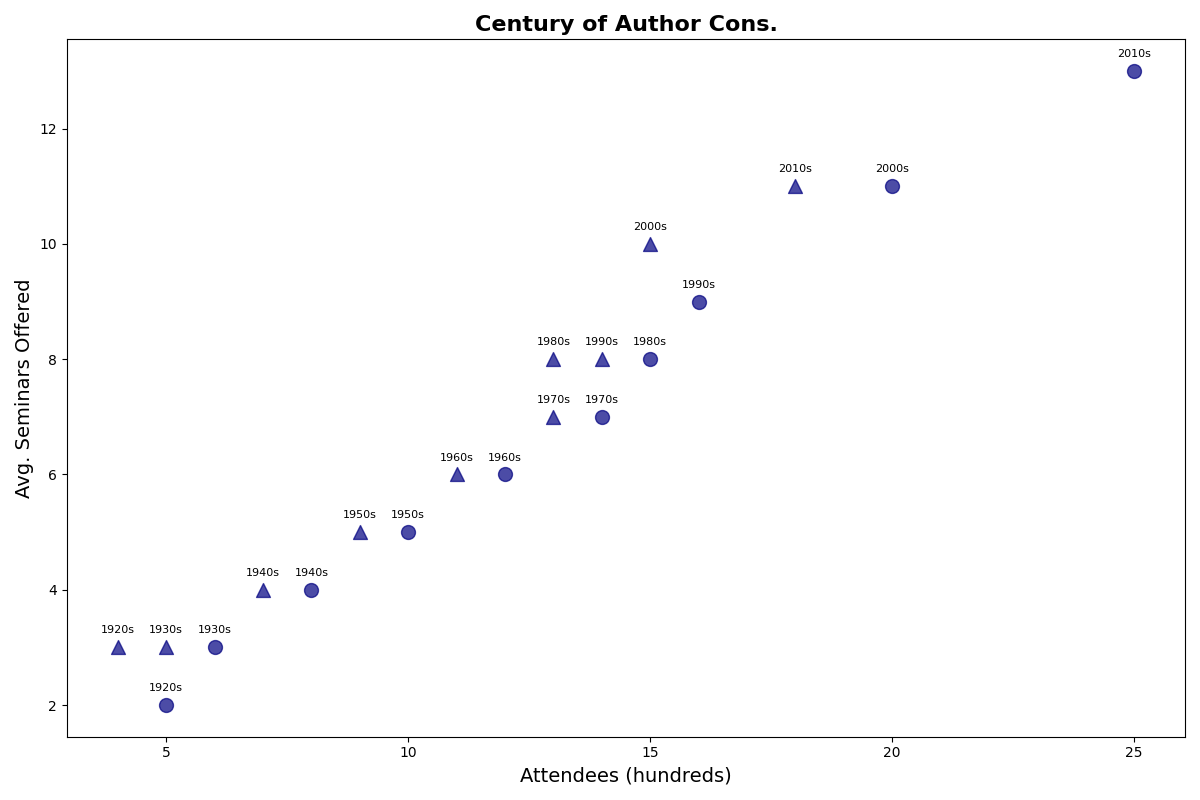

Generate this figure with Python:
import matplotlib.pyplot as plt
import numpy as np

decades = np.array(['1920s', '1930s', '1940s', '1950s', '1960s', 
                    '1970s', '1980s', '1990s', '2000s', '2010s'])

fiction_attendees = np.array([5, 6, 8, 10, 12, 14, 15, 16, 20, 25])
non_fiction_attendees = np.array([4, 5, 7, 9, 11, 13, 13, 14, 15, 18])

fiction_seminars = np.array([2, 3, 4, 5, 6, 7, 8, 9, 11, 13])
non_fiction_seminars = np.array([3, 3, 4, 5, 6, 7, 8, 8, 10, 11])

plt.figure(figsize=(12, 8))

plt.scatter(fiction_attendees, fiction_seminars, c='navy', marker='o', s=100, alpha=0.7)
plt.scatter(non_fiction_attendees, non_fiction_seminars, c='navy', marker='^', s=100, alpha=0.7)

for i, decade in enumerate(decades):
    plt.annotate(decade, (fiction_attendees[i], fiction_seminars[i]), textcoords="offset points", xytext=(0,10), ha='center', fontsize=8)
    plt.annotate(decade, (non_fiction_attendees[i], non_fiction_seminars[i]), textcoords="offset points", xytext=(0,10), ha='center', fontsize=8)

plt.title('Century of Author Cons.', fontsize=16, fontweight='bold')
plt.xlabel('Attendees (hundreds)', fontsize=14)
plt.ylabel('Avg. Seminars Offered', fontsize=14)
plt.tight_layout()
plt.show()
